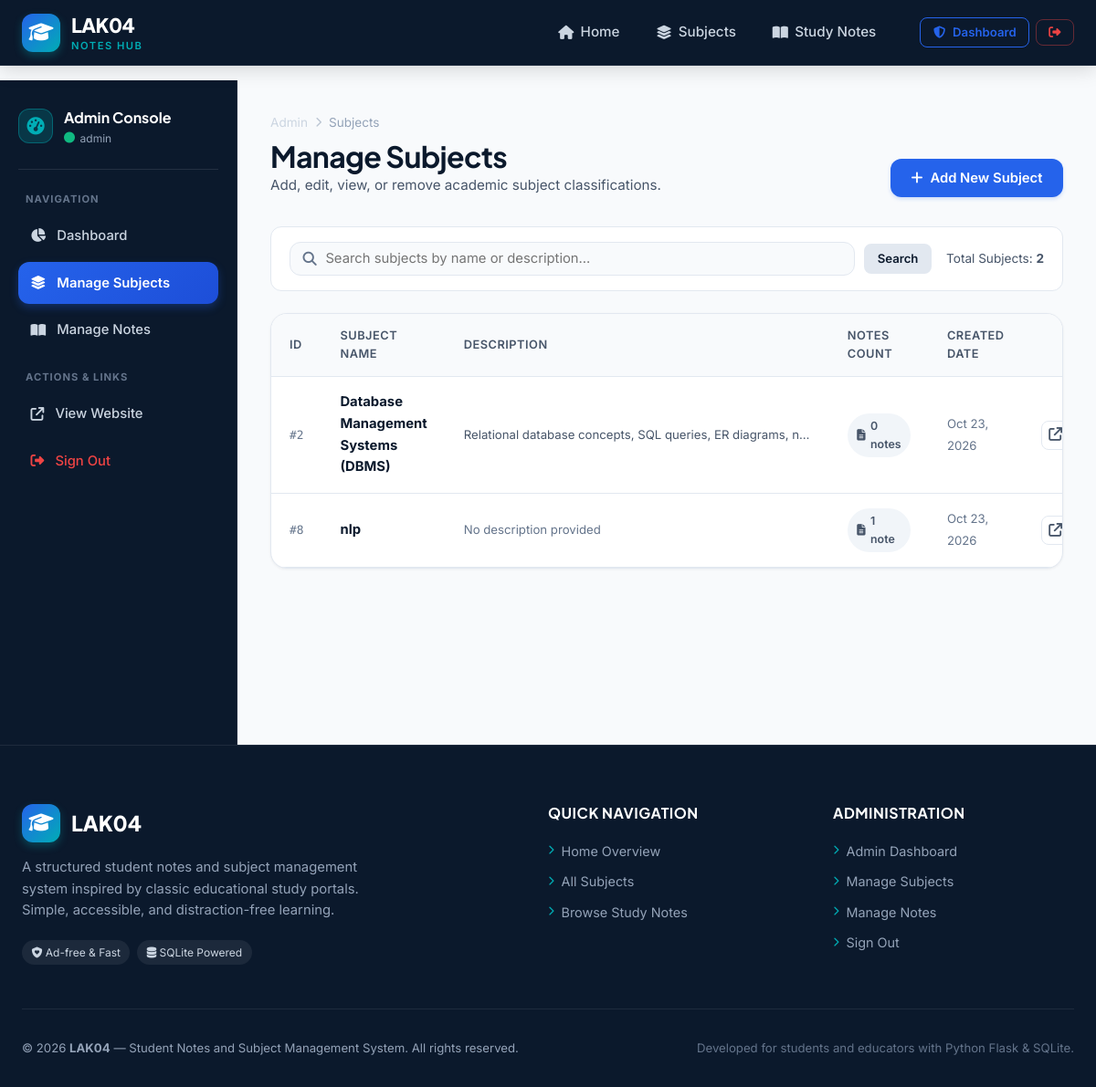
The app's page /admin/subjects (signed in) with its own data.
### tables this page shows
CREATE TABLE subjects (
            id INTEGER PRIMARY KEY AUTOINCREMENT,
            name TEXT UNIQUE NOT NULL,
            description TEXT,
            created_at TIMESTAMP DEFAULT CURRENT_TIMESTAMP
        );

### app.py (the view)
@app.route('/admin/subjects')
@login_required
def manage_subjects():
    search = request.args.get('search', '').strip()
    subjects = get_all_subjects(search=search if search else None)
    return render_template('manage_subjects.html', subjects=subjects, search=search)

### app.py (called while the page is built, shortened)
def generate_csrf_token():
    if 'csrf_token' not in session:
        session['csrf_token'] = secrets.token_hex(32)
    return session['csrf_token']

@app.before_request
def csrf_protect():
    if request.method == "POST":
        token = request.form.get('csrf_token')
        expected_token = session.get('csrf_token')
        if not expected_token or not token or not secrets.compare_digest(token, expected_token):
            abort(403, description="CSRF token validation failed. Please refresh the page and try again.")

@app.context_processor
def inject_global_template_context():
    return {
        'csrf_token': generate_csrf_token(),
        'app_name': Config.APP_NAME,
        'app_tagline': Config.APP_TAGLINE,
        'current_year': datetime.now().year,
        'is_admin_logged_in': 'admin_id' in session,
        'admin_username': session.get('admin_username')
    }

@app.template_filter('format_date')
def format_date_filter(value, format_str="%b %d, %Y"):
    if not value:
        return ""
    if isinstance(value, datetime):
        return value.strftime(format_str)
    return str(value)

def login_required(view_func):
    @wraps(view_func)
    def decorated_view(*args, **kwargs):
        if 'admin_id' not in session:
            flash("Please log in to access the administrator panel.", "warning")
            return redirect(url_for('admin_login', next=request.path))
        return view_func(*args, **kwargs)
    return decorated_view

### models.py (called while the page is built)
def get_db():
    if 'db' not in g:
        g.db = sqlite3.connect(
            Config.DATABASE,
            detect_types=sqlite3.PARSE_DECLTYPES
        )
        g.db.row_factory = sqlite3.Row
        g.db.execute("PRAGMA foreign_keys = ON;")
    return g.db

def get_all_subjects(search=None):
    db = get_db()
    query = """
        SELECT s.id, s.name, s.description, s.created_at,
               COUNT(n.id) AS notes_count
        FROM subjects s
        LEFT JOIN notes n ON s.id = n.subject_id
    """
    params = []
    if search:
        query += " WHERE s.name LIKE ? OR s.description LIKE ?"
        term = f"%{search.strip()}%"
        params.extend([term, term])
    query += " GROUP BY s.id ORDER BY s.name ASC"
    return db.execute(query, params).fetchall()

### templates/manage_subjects.html (shortened to what this page needs)
{% extends "base.html" %}
{% block content %}
<div class="admin-layout">
    <aside class="admin-sidebar" id="admin-sidebar">
        <div class="sidebar-brand">
            <span class="sidebar-brand-icon"><i class="fa-solid fa-gauge-high"></i></span>
            <div class="sidebar-brand-info">
                <span class="sidebar-title">Admin Console</span>
                <span class="sidebar-user"><i class="fa-solid fa-circle text-success"></i> {{ admin_username }}</span>
            </div>
        </div>
        <nav class="sidebar-nav">
            <div class="sidebar-section-title">Navigation</div>
            <ul class="sidebar-menu">
                <li class="sidebar-item">
                    <a href="{{ url_for('admin_dashboard') }}" class="sidebar-link">
                        <i class="fa-solid fa-chart-pie"></i>
                        <span>Dashboard</span>
                    </a>
                </li>
                <li class="sidebar-item">
                    <a href="{{ url_for('manage_subjects') }}" class="sidebar-link active">
                        <i class="fa-solid fa-layer-group"></i>
                        <span>Manage Subjects</span>
                    </a>
                </li>
                <li class="sidebar-item">
                    <a href="{{ url_for('manage_notes') }}" class="sidebar-link">
                        <i class="fa-solid fa-book-open"></i>
                        <span>Manage Notes</span>
                    </a>
                </li>
            </ul>
            <div class="sidebar-section-title">Actions & Links</div>
            <ul class="sidebar-menu">
                <li class="sidebar-item">
                    <a href="{{ url_for('index') }}" class="sidebar-link" target="_blank">
                        <i class="fa-solid fa-arrow-up-right-from-square"></i>
                        <span>View Website</span>
                    </a>
                </li>
                <li class="sidebar-item">
                    <a href="{{ url_for('admin_logout') }}" class="sidebar-link text-danger">
                        <i class="fa-solid fa-right-from-bracket"></i>
                        <span>Sign Out</span>
                    </a>
                </li>
            </ul>
        </nav>
    </aside>
    <div class="admin-main-content">
        <div class="admin-topbar">
            <div>
                <div class="breadcrumbs admin-breadcrumbs">
                    <a href="{{ url_for('admin_dashboard') }}">Admin</a>
                    <i class="fa-solid fa-chevron-right separator"></i>
                    <span>Subjects</span>
                </div>
                <h1 class="admin-page-title">Manage Subjects</h1>
                <p class="admin-page-subtitle">Add, edit, view, or remove academic subject classifications.</p>
            </div>
            <div>
                <a href="{{ url_for('subject_create') }}" class="btn btn-primary">
                    <i class="fa-solid fa-plus"></i> Add New Subject
                </a>
            </div>
        </div>
        <div class="admin-toolbar-card">
            <form action="{{ url_for('manage_subjects') }}" method="GET" class="admin-search-form">
                <div class="filter-input-group">
                    <i class="fa-solid fa-magnifying-glass filter-icon"></i>
                    <input
                        type="text"
                        name="search"
                        value="{{ search }}"
                        placeholder="Search subjects by name or description..."
                    >
                </div>
                <button type="submit" class="btn btn-secondary btn-sm">Search</button>
            </form>
            <div class="toolbar-stats">
                <span>Total Subjects: <strong>{{ subjects|length }}</strong></span>
            </div>
        </div>
        <div class="admin-panel-card">
            <div class="panel-card-body table-responsive">
                {% if subjects %}
                    <table class="data-table">
                        <thead>
                            <tr>
                                <th style="width: 60px;">ID</th>
                                <th>Subject Name</th>
                                <th>Description</th>
                                <th style="width: 130px;">Notes Count</th>
                                <th style="width: 140px;">Created Date</th>
                                <th class="text-right" style="width: 170px;">Actions</th>
                            </tr>
                        </thead>
                        <tbody>
                            {% for subject in subjects %}
                                <tr>
                                    <td><span class="table-id">#{{ subject.id }}</span></td>
                                    <td>
                                        <a href="{{ url_for('subject_detail', subject_id=subject.id) }}" target="_blank" class="table-item-title" title="View public notes">
                                            <strong>{{ subject.name }}</strong>
                                        </a>
                                    </td>
                                    <td>
                                        <p class="table-description-text">
                                            {{ subject.description or '<span class="text-muted">No description provided</span>'|safe }}
                                        </p>
                                    </td>
                                    <td>
                                        <span class="badge-tag notes-badge">
                                            <i class="fa-solid fa-file-lines"></i> {{ subject.notes_count }} {{ 'note' if subject.notes_count == 1 else 'notes' }}
                                        </span>
                                    </td>
                                    <td>
                                        <span class="table-date">{{ subject.created_at|format_date }}</span>
                                    </td>
                                    <td class="text-right">
                                        <div class="table-actions">
                                            <a href="{{ url_for('subject_detail', subject_id=subject.id) }}" class="btn-icon" title="View Subject on Website" target="_blank">
                                                <i class="fa-solid fa-arrow-up-right-from-square"></i>
                                            </a>
                                        </div>
                                    </td>
                                </tr>
                            {% endfor %}
                        </tbody>
                    </table>
                {% endif %}
            </div>
        </div>
    </div>
</div>
{% endblock %}

### records on screen
subjects: id "2", name "Database Management Systems (DBMS)", description "Relational database concepts, SQL queries, ER diagrams, n…", notes_count "0", notes_count "notes", created_at "Oct 23, 2026"
subjects: id "8", name "nlp", description "No description provided", notes_count "1", notes_count "note", created_at "Oct 23, 2026"

### other values on screen
{{ app_name }} "LAK04"
{{ admin_username }} "admin"
{{ subjects|length }} "2"
